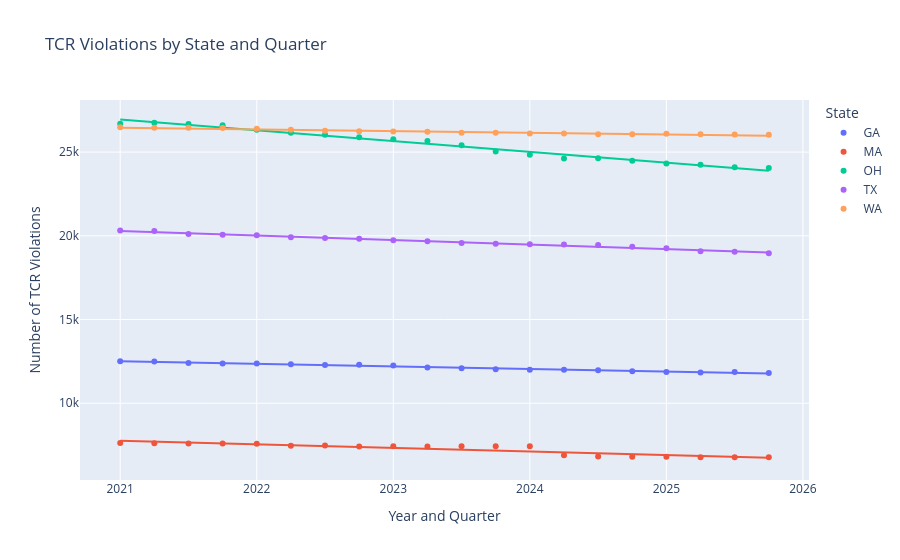

This figure's notebook cell:
### Code cell
state_quarter = (
    vio_data
    .groupby(['primacy_agency_code', 'submission_year_quarter'])
    .size()
    .reset_index(name='total_violations')
)


state_quarter['quarter_number'] = (
    state_quarter['submission_year_quarter'].str[:4].astype(int)
    + (state_quarter['submission_year_quarter'].str[-1].astype(int) - 1) / 4
)

fig = px.scatter(
    state_quarter,
    x='quarter_number',
    y='total_violations',
    color='primacy_agency_code',
    trendline='ols',
    hover_name='submission_year_quarter',
    title='TCR Violations by State and Quarter',
    labels={
        'quarter_number': 'Year and Quarter',
        'total_violations': 'Number of TCR Violations',
        'primacy_agency_code': 'State'
    }
)

fig.show()

### Figure 1 — Plotly figure (JSON) as saved in the notebook; plotly's stock layout.template omitted (floating-point values rounded to 4 significant figures)
{"data": [{"hovertemplate": "<b>%{hovertext}</b><br><br>State=GA<br>Year and Quarter=%{x}<br>Number of TCR Violations=%{y}<extra></extra>", "hovertext": ["2021Q1", "2021Q2", "2021Q3", "2021Q4", "2022Q1", "2022Q2", "2022Q3", "2022Q4", "2023Q1", "2023Q2", "2023Q3", "2023Q4", "2024Q1", "2024Q2", "2024Q3", "2024Q4", "2025Q1", "2025Q2", "2025Q3", "2025Q4"], "legendgroup": "GA", "marker": {"color": "#636efa", "symbol": "circle"}, "mode": "markers", "name": "GA", "orientation": "v", "showlegend": true, "type": "scatter", "x": [2021.0, 2021.0, 2022.0, 2022.0, 2022.0, 2022.0, 2022.0, 2023.0, 2023.0, 2023.0, 2024.0, 2024.0, 2024.0, 2024.0, 2024.0, 2025.0, 2025.0, 2025.0, 2026.0, 2026.0], "xaxis": "x", "y": [12513, 12494, 12402, 12378, 12370, 12333, 12288, 12296, 12248, 12136, 12094, 12037, 12000, 11996, 11965, 11917, 11866, 11843, 11864, 11810], "yaxis": "y"}, {"hovertemplate": "<b>OLS trendline</b><br>total_violations = -155.194 * quarter_number + 326158<br>R<sup>2</sup>=0.981938<br><br>State=GA<br>Year and Quarter=%{x}<br>Number of TCR Violations=%{y} <b>(trend)</b><extra></extra>", "legendgroup": "GA", "marker": {"color": "#636efa", "symbol": "circle"}, "mode": "lines", "name": "GA", "showlegend": false, "type": "scatter", "x": [2021.0, 2021.0, 2022.0, 2022.0, 2022.0, 2022.0, 2022.0, 2023.0, 2023.0, 2023.0, 2024.0, 2024.0, 2024.0, 2024.0, 2024.0, 2025.0, 2025.0, 2025.0, 2026.0, 2026.0], "xaxis": "x", "y": [12510.0, 12470.0, 12430.0, 12390.0, 12360.0, 12320.0, 12280.0, 12240.0, 12200.0, 12160.0, 12120.0, 12080.0, 12050.0, 12010.0, 11970.0, 11930.0, 11890.0, 11850.0, 11810.0, 11770.0], "yaxis": "y"}, {"hovertemplate": "<b>%{hovertext}</b><br><br>State=MA<br>Year and Quarter=%{x}<br>Number of TCR Violations=%{y}<extra></extra>", "hovertext": ["2021Q1", "2021Q2", "2021Q3", "2021Q4", "2022Q1", "2022Q2", "2022Q3", "2022Q4", "2023Q1", "2023Q2", "2023Q3", "2023Q4", "2024Q1", "2024Q2", "2024Q3", "2024Q4", "2025Q1", "2025Q2", "2025Q3", "2025Q4"], "legendgroup": "MA", "marker": {"color": "#EF553B", "symbol": "circle"}, "mode": "markers", "name": "MA", "orientation": "v", "showlegend": true, "type": "scatter", "x": [2021.0, 2021.0, 2022.0, 2022.0, 2022.0, 2022.0, 2022.0, 2023.0, 2023.0, 2023.0, 2024.0, 2024.0, 2024.0, 2024.0, 2024.0, 2025.0, 2025.0, 2025.0, 2026.0, 2026.0], "xaxis": "x", "y": [7629, 7609, 7588, 7592, 7583, 7468, 7473, 7418, 7428, 7422, 7436, 7433, 7436, 6895, 6813, 6801, 6800, 6775, 6781, 6774], "yaxis": "y"}, {"hovertemplate": "<b>OLS trendline</b><br>total_violations = -214.244 * quarter_number + 440753<br>R<sup>2</sup>=0.830852<br><br>State=MA<br>Year and Quarter=%{x}<br>Number of TCR Violations=%{y} <b>(trend)</b><extra></extra>", "legendgroup": "MA", "marker": {"color": "#EF553B", "symbol": "circle"}, "mode": "lines", "name": "MA", "showlegend": false, "type": "scatter", "x": [2021.0, 2021.0, 2022.0, 2022.0, 2022.0, 2022.0, 2022.0, 2023.0, 2023.0, 2023.0, 2024.0, 2024.0, 2024.0, 2024.0, 2024.0, 2025.0, 2025.0, 2025.0, 2026.0, 2026.0], "xaxis": "x", "y": [7767.0, 7713.0, 7659.0, 7606.0, 7552.0, 7499.0, 7445.0, 7392.0, 7338.0, 7284.0, 7231.0, 7177.0, 7124.0, 7070.0, 7017.0, 6963.0, 6910.0, 6856.0, 6802.0, 6749.0], "yaxis": "y"}, {"hovertemplate": "<b>%{hovertext}</b><br><br>State=OH<br>Year and Quarter=%{x}<br>Number of TCR Violations=%{y}<extra></extra>", "hovertext": ["2021Q1", "2021Q2", "2021Q3", "2021Q4", "2022Q1", "2022Q2", "2022Q3", "2022Q4", "2023Q1", "2023Q2", "2023Q3", "2023Q4", "2024Q1", "2024Q2", "2024Q3", "2024Q4", "2025Q1", "2025Q2", "2025Q3", "2025Q4"], "legendgroup": "OH", "marker": {"color": "#00cc96", "symbol": "circle"}, "mode": "markers", "name": "OH", "orientation": "v", "showlegend": true, "type": "scatter", "x": [2021.0, 2021.0, 2022.0, 2022.0, 2022.0, 2022.0, 2022.0, 2023.0, 2023.0, 2023.0, 2024.0, 2024.0, 2024.0, 2024.0, 2024.0, 2025.0, 2025.0, 2025.0, 2026.0, 2026.0], "xaxis": "x", "y": [26695, 26752, 26683, 26604, 26339, 26150, 26042, 25891, 25760, 25661, 25409, 25031, 24838, 24617, 24625, 24487, 24317, 24243, 24098, 24053], "yaxis": "y"}, {"hovertemplate": "<b>OLS trendline</b><br>total_violations = -641.874 * quarter_number + 1.32417e+06<br>R<sup>2</sup>=0.983450<br><br>State=OH<br>Year and Quarter=%{x}<br>Number of TCR Violations=%{y} <b>(trend)</b><extra></extra>", "legendgroup": "OH", "marker": {"color": "#00cc96", "symbol": "circle"}, "mode": "lines", "name": "OH", "showlegend": false, "type": "scatter", "x": [2021.0, 2021.0, 2022.0, 2022.0, 2022.0, 2022.0, 2022.0, 2023.0, 2023.0, 2023.0, 2024.0, 2024.0, 2024.0, 2024.0, 2024.0, 2025.0, 2025.0, 2025.0, 2026.0, 2026.0], "xaxis": "x", "y": [26940.0, 26780.0, 26620.0, 26460.0, 26300.0, 26140.0, 25980.0, 25820.0, 25660.0, 25490.0, 25330.0, 25170.0, 25010.0, 24850.0, 24690.0, 24530.0, 24370.0, 24210.0, 24050.0, 23890.0], "yaxis": "y"}, {"hovertemplate": "<b>%{hovertext}</b><br><br>State=TX<br>Year and Quarter=%{x}<br>Number of TCR Violations=%{y}<extra></extra>", "hovertext": ["2021Q1", "2021Q2", "2021Q3", "2021Q4", "2022Q1", "2022Q2", "2022Q3", "2022Q4", "2023Q1", "2023Q2", "2023Q3", "2023Q4", "2024Q1", "2024Q2", "2024Q3", "2024Q4", "2025Q1", "2025Q2", "2025Q3", "2025Q4"], "legendgroup": "TX", "marker": {"color": "#ab63fa", "symbol": "circle"}, "mode": "markers", "name": "TX", "orientation": "v", "showlegend": true, "type": "scatter", "x": [2021.0, 2021.0, 2022.0, 2022.0, 2022.0, 2022.0, 2022.0, 2023.0, 2023.0, 2023.0, 2024.0, 2024.0, 2024.0, 2024.0, 2024.0, 2025.0, 2025.0, 2025.0, 2026.0, 2026.0], "xaxis": "x", "y": [20321, 20290, 20109, 20064, 20031, 19917, 19868, 19828, 19730, 19668, 19571, 19530, 19500, 19481, 19455, 19342, 19251, 19071, 19047, 18959], "yaxis": "y"}, {"hovertemplate": "<b>OLS trendline</b><br>total_violations = -270.469 * quarter_number + 566912<br>R<sup>2</sup>=0.985759<br><br>State=TX<br>Year and Quarter=%{x}<br>Number of TCR Violations=%{y} <b>(trend)</b><extra></extra>", "legendgroup": "TX", "marker": {"color": "#ab63fa", "symbol": "circle"}, "mode": "lines", "name": "TX", "showlegend": false, "type": "scatter", "x": [2021.0, 2021.0, 2022.0, 2022.0, 2022.0, 2022.0, 2022.0, 2023.0, 2023.0, 2023.0, 2024.0, 2024.0, 2024.0, 2024.0, 2024.0, 2025.0, 2025.0, 2025.0, 2026.0, 2026.0], "xaxis": "x", "y": [20290.0, 20230.0, 20160.0, 20090.0, 20020.0, 19960.0, 19890.0, 19820.0, 19750.0, 19690.0, 19620.0, 19550.0, 19480.0, 19410.0, 19350.0, 19280.0, 19210.0, 19140.0, 19080.0, 19010.0], "yaxis": "y"}, {"hovertemplate": "<b>%{hovertext}</b><br><br>State=WA<br>Year and Quarter=%{x}<br>Number of TCR Violations=%{y}<extra></extra>", "hovertext": ["2021Q1", "2021Q2", "2021Q3", "2021Q4", "2022Q1", "2022Q2", "2022Q3", "2022Q4", "2023Q1", "2023Q2", "2023Q3", "2023Q4", "2024Q1", "2024Q2", "2024Q3", "2024Q4", "2025Q1", "2025Q2", "2025Q3", "2025Q4"], "legendgroup": "WA", "marker": {"color": "#FFA15A", "symbol": "circle"}, "mode": "markers", "name": "WA", "orientation": "v", "showlegend": true, "type": "scatter", "x": [2021.0, 2021.0, 2022.0, 2022.0, 2022.0, 2022.0, 2022.0, 2023.0, 2023.0, 2023.0, 2024.0, 2024.0, 2024.0, 2024.0, 2024.0, 2025.0, 2025.0, 2025.0, 2026.0, 2026.0], "xaxis": "x", "y": [26480, 26448, 26446, 26432, 26389, 26331, 26271, 26250, 26229, 26209, 26159, 26152, 26105, 26117, 26062, 26059, 26090, 26066, 26043, 26030], "yaxis": "y"}, {"hovertemplate": "<b>OLS trendline</b><br>total_violations = -101.402 * quarter_number + 231392<br>R<sup>2</sup>=0.947057<br><br>State=WA<br>Year and Quarter=%{x}<br>Number of TCR Violations=%{y} <b>(trend)</b><extra></extra>", "legendgroup": "WA", "marker": {"color": "#FFA15A", "symbol": "circle"}, "mode": "lines", "name": "WA", "showlegend": false, "type": "scatter", "x": [2021.0, 2021.0, 2022.0, 2022.0, 2022.0, 2022.0, 2022.0, 2023.0, 2023.0, 2023.0, 2024.0, 2024.0, 2024.0, 2024.0, 2024.0, 2025.0, 2025.0, 2025.0, 2026.0, 2026.0], "xaxis": "x", "y": [26460.0, 26430.0, 26410.0, 26380.0, 26360.0, 26330.0, 26310.0, 26280.0, 26260.0, 26230.0, 26210.0, 26180.0, 26160.0, 26130.0, 26100.0, 26080.0, 26050.0, 26030.0, 26000.0, 25980.0], "yaxis": "y"}], "layout": {"legend": {"title": {"text": "State"}, "tracegroupgap": 0}, "title": {"text": "TCR Violations by State and Quarter"}, "xaxis": {"anchor": "y", "domain": [0, 1], "title": {"text": "Year and Quarter"}}, "yaxis": {"anchor": "x", "domain": [0, 1], "title": {"text": "Number of TCR Violations"}}}}
